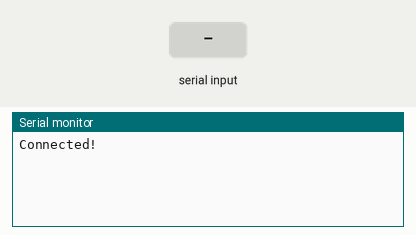
A sketch run on a simulated Arduino Uno, built with avr-gcc and run on an emulated ATmega328P. On the bench: the last lines printed to the serial monitor. Inputs (shaded band) come from the test bench.

Above: at 1.2 s.
1.3 s: "1\n" received over the second serial link
At 2.5 s:
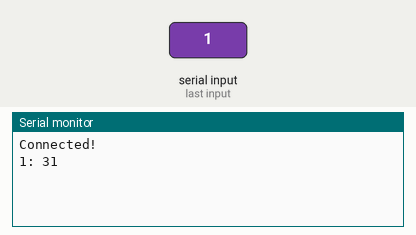
2.8 s: "0\n" received over the second serial link
At 4.0 s:
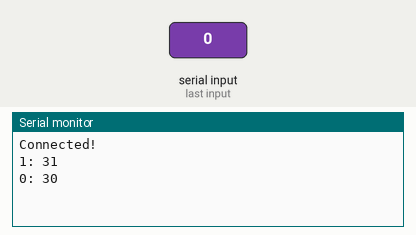

Measured:
- after the input at 1.3 s, the serial monitor: prints a new line at once (image 1)
- after the input at 2.8 s, the serial monitor: prints a new line at once (image 2)

The sketch:

BluetoothModule.ino
```cpp
#include <SoftwareSerial.h>

SoftwareSerial rybSerial(0, 1); // RX, TX

void setup() {
  Serial.begin(9600);
  while (!Serial);

  rybSerial.begin(9600);
  while (!rybSerial);

  Serial.println("Connected!");
}

void loop() {
  if (Serial.available()) {
    String command = Serial.readStringUntil('\n');
    if (command.length() > 0) { // Check if the String is not empty
      rybSerial.println(command);
    }
  }

  if (rybSerial.available()) {
    String response = rybSerial.readStringUntil('\n');
    String hexResponse = stringToHex(response); // Convert response to hexadecimal
    Serial.println(response + ": " + hexResponse); // Use Serial.print instead of Serial.write
  }

  delay(20);
}

String stringToHex(String input) {
  String hex = "";
  for (int i = 0; i < input.length(); i++) {
    char buf[4];
    sprintf(buf, "%02X ", input[i]);
    hex += buf;
  }
  return hex;
}
```
